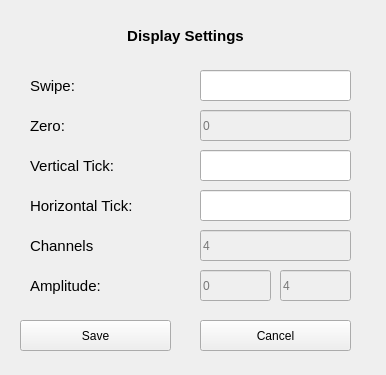
<?xml version="1.0" encoding="UTF-8"?>
<ui version="4.0">
 <class>DisplaySettingsWindow</class>
 <widget class="QMainWindow" name="DisplaySettingsWindow">
  <property name="geometry">
   <rect>
    <x>0</x>
    <y>0</y>
    <width>386</width>
    <height>375</height>
   </rect>
  </property>
  <property name="sizePolicy">
   <sizepolicy hsizetype="Fixed" vsizetype="Fixed">
    <horstretch>0</horstretch>
    <verstretch>0</verstretch>
   </sizepolicy>
  </property>
  <property name="cursor">
   <cursorShape>ArrowCursor</cursorShape>
  </property>
  <property name="windowTitle">
   <string>Settings</string>
  </property>
  <widget class="QWidget" name="centralwidget">
   <widget class="QLabel" name="label_11">
    <property name="geometry">
     <rect>
      <x>30</x>
      <y>110</y>
      <width>151</width>
      <height>31</height>
     </rect>
    </property>
    <property name="font">
     <font>
      <pointsize>11</pointsize>
     </font>
    </property>
    <property name="text">
     <string>Zero:</string>
    </property>
   </widget>
   <widget class="QLabel" name="label_17">
    <property name="geometry">
     <rect>
      <x>120</x>
      <y>20</y>
      <width>131</width>
      <height>31</height>
     </rect>
    </property>
    <property name="font">
     <font>
      <pointsize>11</pointsize>
      <weight>75</weight>
      <bold>true</bold>
     </font>
    </property>
    <property name="text">
     <string>Display Settings</string>
    </property>
    <property name="alignment">
     <set>Qt::AlignCenter</set>
    </property>
   </widget>
   <widget class="QLineEdit" name="input_zero">
    <property name="enabled">
     <bool>false</bool>
    </property>
    <property name="geometry">
     <rect>
      <x>200</x>
      <y>110</y>
      <width>151</width>
      <height>31</height>
     </rect>
    </property>
    <property name="readOnly">
     <bool>false</bool>
    </property>
    <property name="placeholderText">
     <string>0</string>
    </property>
   </widget>
   <widget class="QLineEdit" name="input_swipe">
    <property name="enabled">
     <bool>true</bool>
    </property>
    <property name="geometry">
     <rect>
      <x>200</x>
      <y>70</y>
      <width>151</width>
      <height>31</height>
     </rect>
    </property>
   </widget>
   <widget class="QLabel" name="label_13">
    <property name="geometry">
     <rect>
      <x>30</x>
      <y>70</y>
      <width>141</width>
      <height>31</height>
     </rect>
    </property>
    <property name="font">
     <font>
      <pointsize>11</pointsize>
     </font>
    </property>
    <property name="text">
     <string>Swipe:</string>
    </property>
   </widget>
   <widget class="QLineEdit" name="input_ampS">
    <property name="enabled">
     <bool>false</bool>
    </property>
    <property name="geometry">
     <rect>
      <x>200</x>
      <y>270</y>
      <width>71</width>
      <height>31</height>
     </rect>
    </property>
    <property name="text">
     <string/>
    </property>
    <property name="placeholderText">
     <string>0</string>
    </property>
   </widget>
   <widget class="QLabel" name="label_12">
    <property name="geometry">
     <rect>
      <x>30</x>
      <y>190</y>
      <width>141</width>
      <height>31</height>
     </rect>
    </property>
    <property name="font">
     <font>
      <pointsize>11</pointsize>
     </font>
    </property>
    <property name="text">
     <string>Horizontal Tick:</string>
    </property>
   </widget>
   <widget class="QLabel" name="label_14">
    <property name="geometry">
     <rect>
      <x>30</x>
      <y>270</y>
      <width>141</width>
      <height>31</height>
     </rect>
    </property>
    <property name="font">
     <font>
      <pointsize>11</pointsize>
     </font>
    </property>
    <property name="text">
     <string>Amplitude:</string>
    </property>
   </widget>
   <widget class="QLineEdit" name="input_ampE">
    <property name="enabled">
     <bool>false</bool>
    </property>
    <property name="geometry">
     <rect>
      <x>280</x>
      <y>270</y>
      <width>71</width>
      <height>31</height>
     </rect>
    </property>
    <property name="inputMask">
     <string/>
    </property>
    <property name="text">
     <string/>
    </property>
    <property name="placeholderText">
     <string>4</string>
    </property>
   </widget>
   <widget class="QPushButton" name="button_save">
    <property name="geometry">
     <rect>
      <x>20</x>
      <y>320</y>
      <width>151</width>
      <height>31</height>
     </rect>
    </property>
    <property name="text">
     <string>Save</string>
    </property>
   </widget>
   <widget class="QPushButton" name="button_cancel">
    <property name="geometry">
     <rect>
      <x>200</x>
      <y>320</y>
      <width>151</width>
      <height>31</height>
     </rect>
    </property>
    <property name="text">
     <string>Cancel</string>
    </property>
   </widget>
   <widget class="QLineEdit" name="input_htick">
    <property name="enabled">
     <bool>true</bool>
    </property>
    <property name="geometry">
     <rect>
      <x>200</x>
      <y>190</y>
      <width>151</width>
      <height>31</height>
     </rect>
    </property>
   </widget>
   <widget class="QLabel" name="label_15">
    <property name="geometry">
     <rect>
      <x>30</x>
      <y>150</y>
      <width>141</width>
      <height>31</height>
     </rect>
    </property>
    <property name="font">
     <font>
      <pointsize>11</pointsize>
     </font>
    </property>
    <property name="text">
     <string>Vertical Tick:</string>
    </property>
   </widget>
   <widget class="QLineEdit" name="input_vtick">
    <property name="enabled">
     <bool>true</bool>
    </property>
    <property name="geometry">
     <rect>
      <x>200</x>
      <y>150</y>
      <width>151</width>
      <height>31</height>
     </rect>
    </property>
   </widget>
   <widget class="QLabel" name="label_16">
    <property name="geometry">
     <rect>
      <x>30</x>
      <y>230</y>
      <width>141</width>
      <height>31</height>
     </rect>
    </property>
    <property name="font">
     <font>
      <pointsize>11</pointsize>
     </font>
    </property>
    <property name="text">
     <string>Channels</string>
    </property>
   </widget>
   <widget class="QLineEdit" name="input_ch">
    <property name="enabled">
     <bool>false</bool>
    </property>
    <property name="geometry">
     <rect>
      <x>200</x>
      <y>230</y>
      <width>151</width>
      <height>31</height>
     </rect>
    </property>
    <property name="placeholderText">
     <string>4</string>
    </property>
   </widget>
  </widget>
 </widget>
 <resources/>
 <connections/>
</ui>
